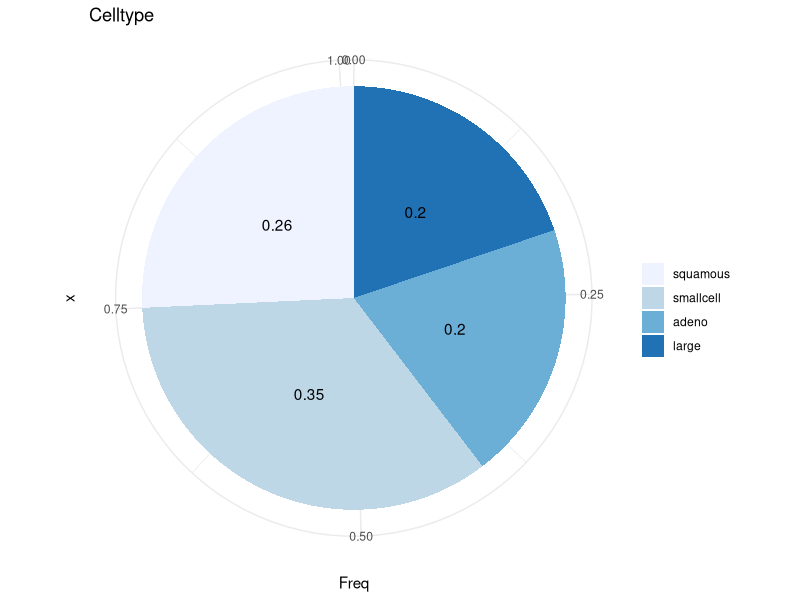
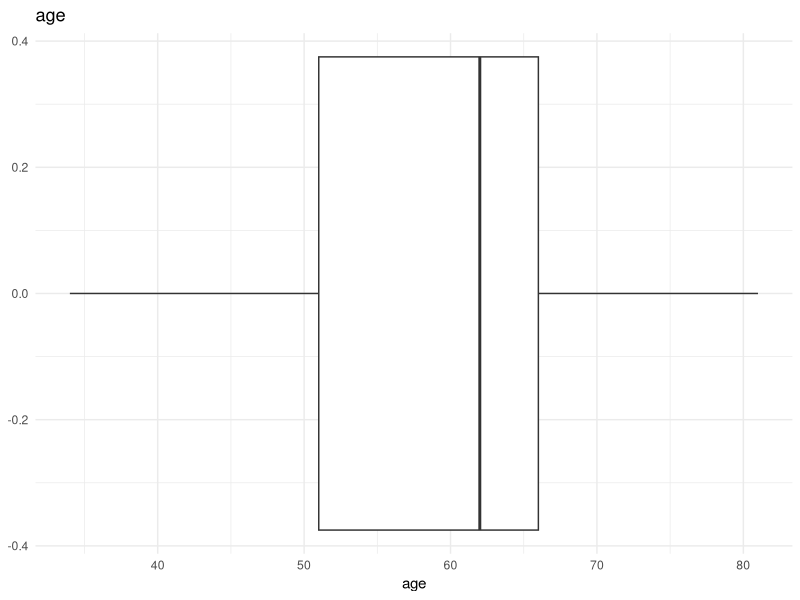
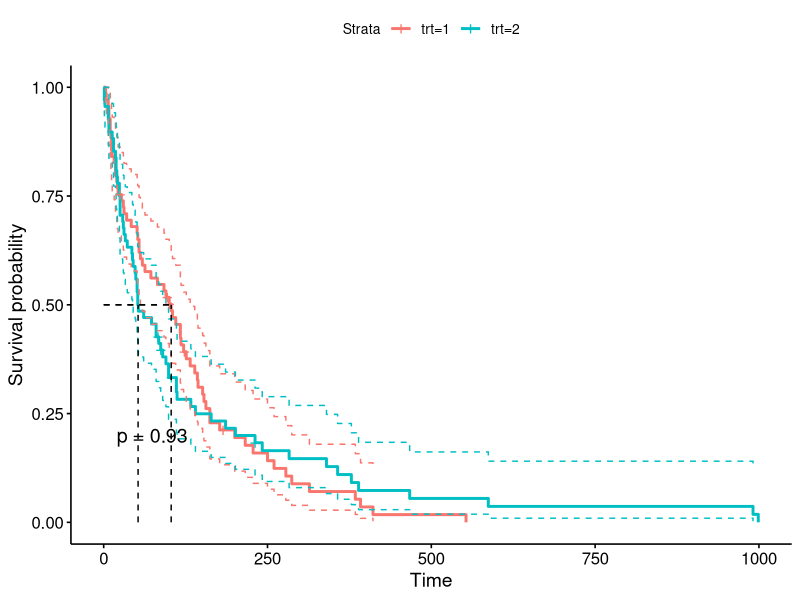
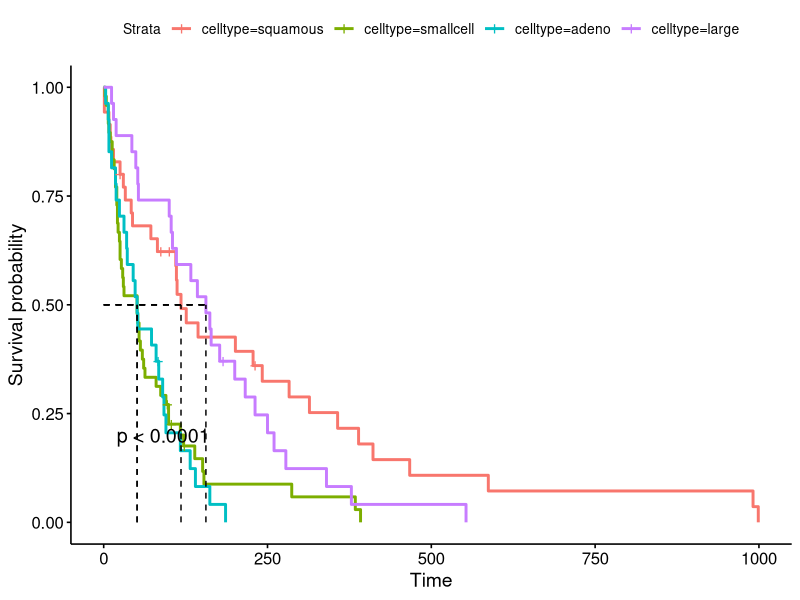

Source code (R) for these figures, in order:
library(survival)
library(survminer)
library(ggfortify) 
library(ggplot2)
library(tidyverse)

### Datos sobre un ensayo aleatorizado de dos regímenes de
##  tratamiento para el cáncer de pulmón en veteranos de guerra.
head(veteran)
?veteran ## acceder a la descripción de cada variable

## Ejemplos de análisis descriptivo de algunas variables.
table1 <- table(veteran$celltype) %>% prop.table() %>% round(2) %>% as.data.frame()

ggplot(table1, aes(x = "", y = Freq, fill = Var1)) +
  geom_bar(width = 1, stat = "identity") +
  coord_polar("y", start = 0) +
  geom_text(aes(label = Freq),
            position = position_stack(vjust = 0.5)) +
  scale_fill_brewer("", palette="Blues") +
  ggtitle("Celltype ")+
  theme_minimal()

ggplot(veteran, aes(x = age)) + 
  geom_boxplot(outlier.colour = "black",
               outlier.shape = 16,
               outlier.size = 2,
               notch = FALSE) +
  theme_minimal() + ggtitle("age")



## Kaplan-Meier
fit <- survfit(Surv(time,status) ~ trt, data = veteran)
fit

# Gráfica de la función de supervivencia y mediana de supervivencia
ggsurvplot(fit, data = veteran, 
           conf.int = TRUE, 
           conf.int.style = "step", 
           surv.median.line = "hv", 
           pval = TRUE)

survdiff(Surv(time,status) ~ trt, data = veteran)

fit2 <- survfit(Surv(time,status) ~ celltype, data = veteran)
fit2

ggsurvplot(fit2, data = veteran, 
           conf.int = FALSE, 
           surv.median.line = "hv", 
           pval = TRUE)
survdiff(Surv(time,status) ~ celltype, data = veteran)




# Ajuste del modelo
## Ejercicio de interpretación de los coeficientes
model <- coxph(Surv(time, status) ~ trt, data = veteran)
summary(model)

## Ajustamos el modelo con varias variables de la data
modelfull <- coxph(Surv(time, status) ~ trt + celltype + karno + age, data = veteran)
summary(modelfull)

## Seleccionamos aquellas variables significativas resultantes del ajuste anterior
modelselected <- coxph(Surv(time, status) ~ celltype + karno, data = veteran)
summary(modelselected)
